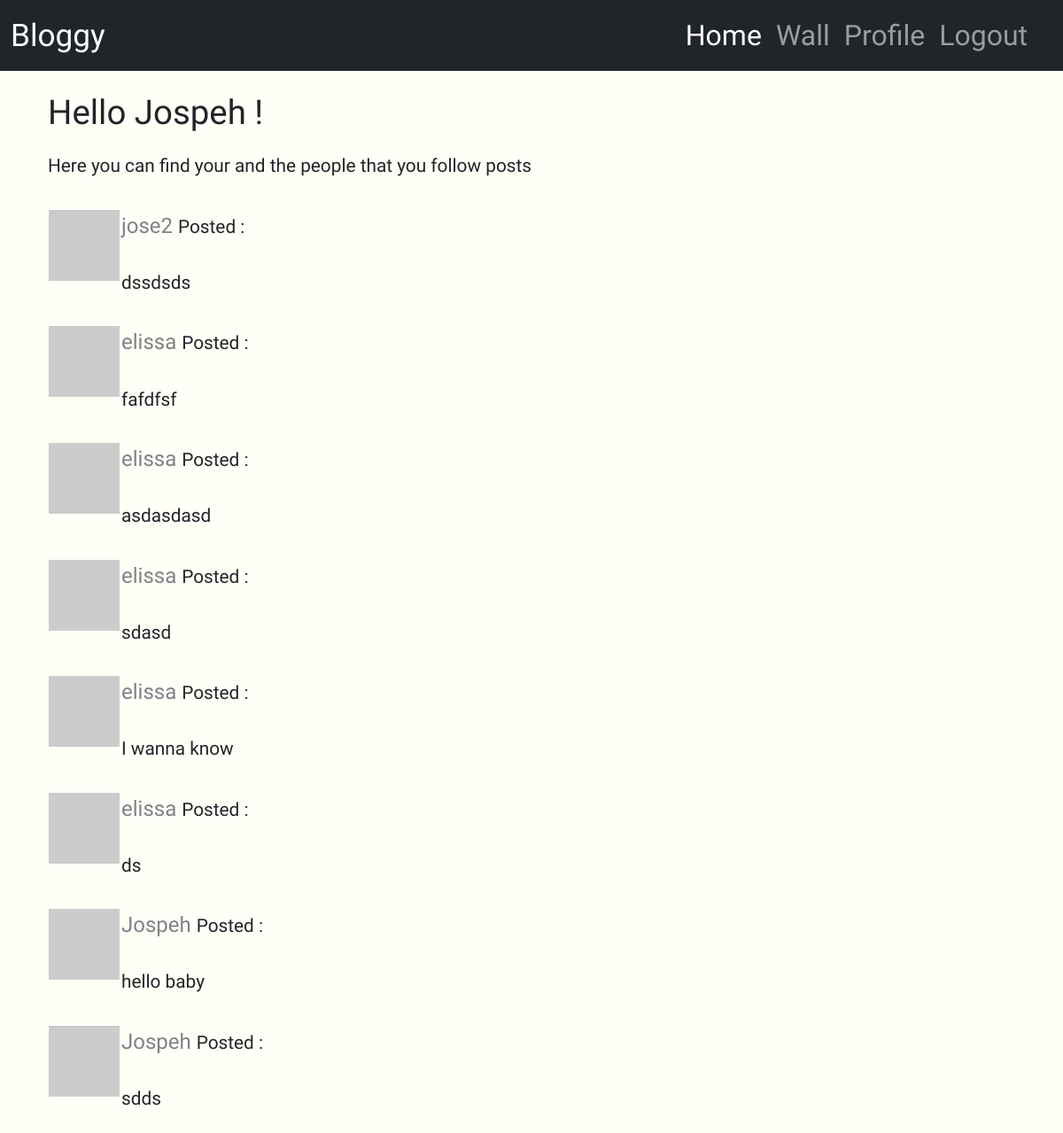
Screenshot of /wall (signed in) with the database file from the repository.
### app/models.py (models this page shows, shortened)
class User(UserMixin, db.Model):
    id = db.Column(db.Integer, primary_key=True)
    username = db.Column(db.String(64), index=True, unique=True)
    email = db.Column(db.String(120), index=True, unique=True)
    password_hash = db.Column(db.String(120))
    posts = db.relationship('Post', backref='author', lazy='dynamic')
    about_me = db.Column(db.String(128))
    last_seen = db.Column(db.DateTime, default=datetime.utcnow)
    followed = db.relationship(
        'User', secondary=followers,
        primaryjoin=(followers.c.follower_id == id),
        secondaryjoin=(followers.c.followed_id == id),
        backref= db.backref('followers', lazy='dynamic'), lazy='dynamic'
    )
    def avatar(self, size):
        digest = md5(self.email.lower().encode('utf-8')).hexdigest()
        return 'https://www.gravatar.com/avatar/{}?d=identicon&s={}'.format(digest, size)

class Post(db.Model):
    id = db.Column(db.Integer, primary_key=True)
    body = db.Column(db.String(255))
    timestamp = db.Column(db.DateTime, index= True, default=datetime.utcnow)
    user_id = db.Column(db.Integer, db.ForeignKey('user.id'))

### app/routes.py (the view)
@app.route('/wall')
@login_required
def wall():
    posts = Post.query.order_by(Post.timestamp.desc()).all()
    return render_template('index.html', title='Wall', posts=posts)

### app/models.py (called while the page is built)
@login.user_loader
def load_user(id):
    return User.query.get(int(id))

### app/routes.py (called while the page is built)
@app.before_request
def before_request():
    if current_user.is_authenticated:
        current_user.last_seen = datetime.utcnow()
        db.session.commit()

### app/templates/index.html (shortened to what this page needs)
{% extends "base.html" %}
{% block extraheader %}
<link rel="stylesheet" href="{{ url_for('static', filename='css/home.css') }}">
{% endblock extraheader %}
{% block content %}
    <div class="container">
        <div class="row col-lg-12">
                <h1>Hello {{ current_user.username }} !</h1>
                <p>Here you can find your and the people that you follow posts</p>
        </div>
        <div class="row mb-5">
            <div class="col-lg-12">
                <div class="row">
                    <div class="container col-lg-12">
                        {% for post in posts %}
                            {% include "_post.html" %}
                        {% endfor %}
                    </div>
                </div>
            {% endblock %}

### app/templates/_post.html
{% block extraheader %}
<link rel="stylesheet" href="{{ url_for('static', filename='css/_post.css') }}">
{% endblock extraheader %}
<table>
    <tr valign="top">
        <td><img src="{{ post.author.avatar(24) }}" alt="user-profile-image"></td>
        <td>
            <a href="{{ url_for('user', username=post.author.username) }}">
                {{ post.author.username }}
            </a>
            Posted :<br> <br>{{ post.body }} <br><br></td>
    </tr>
</table>

### app/static/css/style.css (style rules this page uses)
body { overflow-x: hidden; font-family: 'Source Sans Pro', sans-serif; }
body { background-size: cover; background-repeat: no-repeat; background-position: center; height: 1000vh; width: 100%; background-color:#FFFFF7; }

### app/static/css/home.css (style rules this page uses)
.container { font-size: 1.3rem; }
h1 { font-size: 2.4rem; margin-bottom: 2%; }
p { margin-bottom: 3%; }

### app/static/css/_post.css (style rules this page uses)
a { text-decoration: none; font-size: 1.5rem; color: #818286; }

### rows the page displays
User: username "Jospeh"
Post: author.username "jose2", body "dssdsds"
Post: author.username "elissa", body "fafdfsf"
Post: author.username "elissa", body "asdasdasd"
Post: author.username "elissa", body "sdasd"
Post: author.username "elissa", body "I wanna know"
Post: author.username "elissa", body "ds"
Post: author.username "Jospeh", body "hello baby"
Post: author.username "Jospeh", body "sdds"
